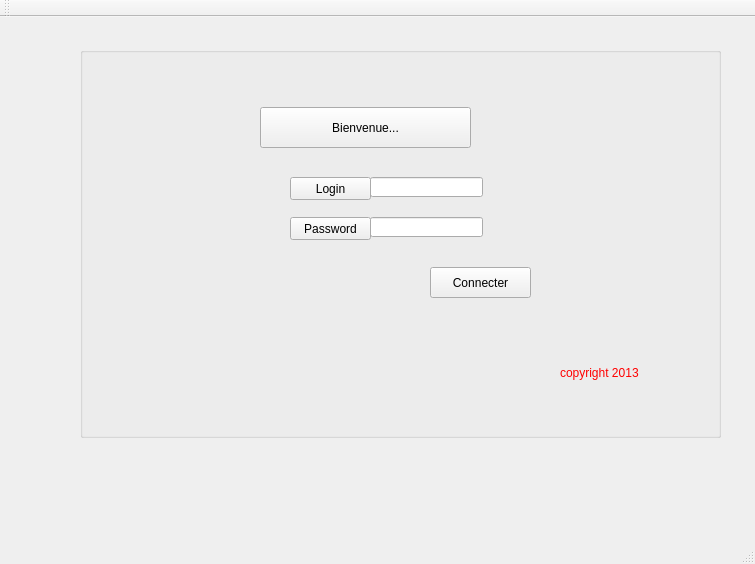
<?xml version="1.0" encoding="UTF-8"?>
<ui version="4.0">
 <class>MainWindow</class>
 <widget class="QMainWindow" name="MainWindow">
  <property name="geometry">
   <rect>
    <x>0</x>
    <y>0</y>
    <width>755</width>
    <height>564</height>
   </rect>
  </property>
  <property name="windowTitle">
   <string>MainWindow</string>
  </property>
  <widget class="QWidget" name="centralWidget">
   <widget class="QGroupBox" name="groupBox">
    <property name="geometry">
     <rect>
      <x>80</x>
      <y>30</y>
      <width>641</width>
      <height>391</height>
     </rect>
    </property>
    <property name="styleSheet">
     <string notr="true"/>
    </property>
    <property name="title">
     <string/>
    </property>
    <property name="flat">
     <bool>false</bool>
    </property>
    <property name="checkable">
     <bool>false</bool>
    </property>
    <widget class="QLineEdit" name="lineEdit">
     <property name="geometry">
      <rect>
       <x>290</x>
       <y>130</y>
       <width>113</width>
       <height>20</height>
      </rect>
     </property>
     <property name="styleSheet">
      <string notr="true">
 QLineEdit[readOnly=&quot;true&quot;] { color: gray }</string>
     </property>
    </widget>
    <widget class="QLineEdit" name="lineEdit_2">
     <property name="geometry">
      <rect>
       <x>290</x>
       <y>170</y>
       <width>113</width>
       <height>20</height>
      </rect>
     </property>
     <property name="echoMode">
      <enum>QLineEdit::Password</enum>
     </property>
    </widget>
    <widget class="QPushButton" name="pushButton">
     <property name="geometry">
      <rect>
       <x>350</x>
       <y>220</y>
       <width>101</width>
       <height>31</height>
      </rect>
     </property>
     <property name="mouseTracking">
      <bool>false</bool>
     </property>
     <property name="acceptDrops">
      <bool>false</bool>
     </property>
     <property name="styleSheet">
      <string notr="true"/>
     </property>
     <property name="text">
      <string>Connecter</string>
     </property>
     <property name="checkable">
      <bool>false</bool>
     </property>
     <property name="checked">
      <bool>false</bool>
     </property>
     <property name="autoDefault">
      <bool>false</bool>
     </property>
     <property name="default">
      <bool>false</bool>
     </property>
     <property name="flat">
      <bool>false</bool>
     </property>
    </widget>
    <widget class="QLabel" name="label_3">
     <property name="geometry">
      <rect>
       <x>480</x>
       <y>310</y>
       <width>81</width>
       <height>31</height>
      </rect>
     </property>
     <property name="styleSheet">
      <string notr="true">font: 75 italic 8pt &quot;MS Shell Dlg 2&quot;;
font: 75 italic 8pt &quot;MS Shell Dlg 2&quot;;
color: rgb(255, 0, 0);</string>
     </property>
     <property name="text">
      <string>copyright 2013</string>
     </property>
    </widget>
    <widget class="QLabel" name="label_4">
     <property name="geometry">
      <rect>
       <x>-20</x>
       <y>0</y>
       <width>91</width>
       <height>51</height>
      </rect>
     </property>
     <property name="styleSheet">
      <string notr="true">image: url(:/new/prefix2/OM.gif);</string>
     </property>
     <property name="text">
      <string/>
     </property>
    </widget>
    <widget class="QLabel" name="label_5">
     <property name="geometry">
      <rect>
       <x>220</x>
       <y>60</y>
       <width>171</width>
       <height>31</height>
      </rect>
     </property>
     <property name="text">
      <string>&lt;!DOCTYPE HTML PUBLIC &quot;-//W3C//DTD HTML 4.0//EN&quot; &quot;http://www.w3.org/TR/REC-html40/strict.dtd&quot;&gt;
&lt;html&gt;&lt;head&gt;&lt;meta name=&quot;qrichtext&quot; content=&quot;1&quot; /&gt;&lt;style type=&quot;text/css&quot;&gt;
p, li { white-space: pre-wrap; }
&lt;/style&gt;&lt;/head&gt;&lt;body style=&quot; font-family:'MS Shell Dlg 2'; font-size:8.25pt; font-weight:400; font-style:normal;&quot;&gt;
&lt;p style=&quot; margin-top:0px; margin-bottom:0px; margin-left:0px; margin-right:0px; -qt-block-indent:0; text-indent:0px;&quot;&gt;&lt;span style=&quot; font-size:20pt; font-weight:600; font-style:italic; color:#000000;&quot;&gt;Bienvenue...&lt;/span&gt;&lt;/p&gt;&lt;/body&gt;&lt;/html&gt;</string>
     </property>
    </widget>
    <widget class="QPushButton" name="pushButton_2">
     <property name="geometry">
      <rect>
       <x>210</x>
       <y>130</y>
       <width>81</width>
       <height>23</height>
      </rect>
     </property>
     <property name="text">
      <string>Login</string>
     </property>
    </widget>
    <widget class="QPushButton" name="pushButton_3">
     <property name="geometry">
      <rect>
       <x>210</x>
       <y>170</y>
       <width>81</width>
       <height>23</height>
      </rect>
     </property>
     <property name="text">
      <string>Password</string>
     </property>
    </widget>
    <widget class="QPushButton" name="pushButton_4">
     <property name="geometry">
      <rect>
       <x>180</x>
       <y>60</y>
       <width>211</width>
       <height>41</height>
      </rect>
     </property>
     <property name="styleSheet">
      <string notr="true">color: rgb(0, 0, 0);

font: 87 italic 20pt &quot;Rockwell Extra Bold&quot;;</string>
     </property>
     <property name="text">
      <string>Bienvenue...</string>
     </property>
    </widget>
    <widget class="QLabel" name="label">
     <property name="geometry">
      <rect>
       <x>-310</x>
       <y>-190</y>
       <width>981</width>
       <height>641</height>
      </rect>
     </property>
     <property name="text">
      <string/>
     </property>
     <property name="pixmap">
      <pixmap resource="resources.qrc">:/new/prefix2/image/demarche_developpement_application_mobile_valence_drome_ardeche.jpg</pixmap>
     </property>
    </widget>
    <zorder>label</zorder>
    <zorder>lineEdit</zorder>
    <zorder>lineEdit_2</zorder>
    <zorder>pushButton</zorder>
    <zorder>label_3</zorder>
    <zorder>label_4</zorder>
    <zorder>label_5</zorder>
    <zorder>pushButton_2</zorder>
    <zorder>pushButton_3</zorder>
    <zorder>pushButton_4</zorder>
   </widget>
  </widget>
  <widget class="QMenuBar" name="menuBar">
   <property name="geometry">
    <rect>
     <x>0</x>
     <y>0</y>
     <width>755</width>
     <height>21</height>
    </rect>
   </property>
  </widget>
  <widget class="QToolBar" name="mainToolBar">
   <attribute name="toolBarArea">
    <enum>TopToolBarArea</enum>
   </attribute>
   <attribute name="toolBarBreak">
    <bool>false</bool>
   </attribute>
  </widget>
  <widget class="QStatusBar" name="statusBar"/>
 </widget>
 <layoutdefault spacing="6" margin="11"/>
 <resources>
  <include location="resources.qrc"/>
 </resources>
 <connections/>
</ui>
